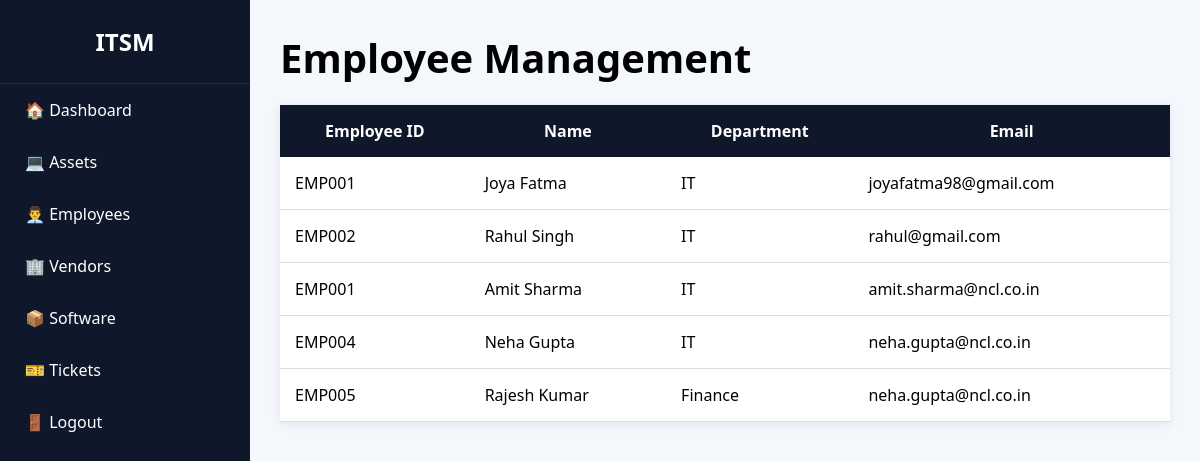
Screenshot of /employees/ (signed in) with the database file from the repository.
### assets/models.py (models this page shows, shortened)
class Employee(models.Model):
    employee_id = models.CharField(max_length=20)
    name = models.CharField(max_length=100)
    department = models.CharField(max_length=100)
    email = models.EmailField()

### assets/views.py (the view)
# urls.py: path('employees/', employees_page, name='employees'),
@login_required
def employees_page(request):
    employees = Employee.objects.all()
    return render(
        request,
        'employees.html',
        {
            'employees': employees
        }
    )

### templates/employees.html (shortened to what this page needs)
<!DOCTYPE html>
<html>
<head>
</head>
<body>
<div class="sidebar">
<h2>ITSM</h2>
<a href="/dashboard/">🏠 Dashboard</a>
<a href="/assets/">💻 Assets</a>
<a href="/employees/">👨‍💼 Employees</a>
<a href="#">🏢 Vendors</a>
<a href="#">📦 Software</a>
<a href="#">🎫 Tickets</a>
<a href="/">🚪 Logout</a>
</div>
<div class="content">
<div class="title">
Employee Management
</div>
<table>
<tr>
<th>Employee ID</th>
<th>Name</th>
<th>Department</th>
<th>Email</th>
</tr>
{% for employee in employees %}
<tr>
<td>{{ employee.employee_id }}</td>
<td>{{ employee.name }}</td>
<td>{{ employee.department }}</td>
<td>{{ employee.email }}</td>
</tr>
{% endfor %}
</table>
</div>
</body>
</html>

### templates/employees.html (style rules this page uses)
* { margin:0; padding:0; box-sizing:border-box; font-family:'Segoe UI',sans-serif; }
body { background:#f4f7fb; display:flex; }
.sidebar { width:250px; height:100vh; background:#0f172a; color:white; position:fixed; left:0; top:0; }
.sidebar h2 { text-align:center; padding:25px; border-bottom:1px solid #1e293b; }
.sidebar a { display:block; padding:15px 25px; color:white; text-decoration:none; }
.content { margin-left:250px; padding:30px; width:100%; }
.title { font-size:40px; font-weight:bold; margin-bottom:20px; }
table { width:100%; background:white; border-collapse:collapse; box-shadow:0 2px 10px rgba(0,0,0,0.08); }
th { background:#0f172a; color:white; padding:15px; }
td { padding:15px; border-bottom:1px solid #ddd; }

### rows the page displays
Employee: employee_id "EMP001", name "Joya Fatma", department "IT", email "joyafatma98@gmail.com"
Employee: employee_id "EMP002", name "Rahul Singh", department "IT", email "rahul@gmail.com"
Employee: employee_id "EMP001", name "Amit Sharma", department "IT", email "amit.sharma@ncl.co.in"
Employee: employee_id "EMP004", name "Neha Gupta", department "IT", email "neha.gupta@ncl.co.in"
Employee: employee_id "EMP005", name "Rajesh Kumar", department "Finance", email "neha.gupta@ncl.co.in"
